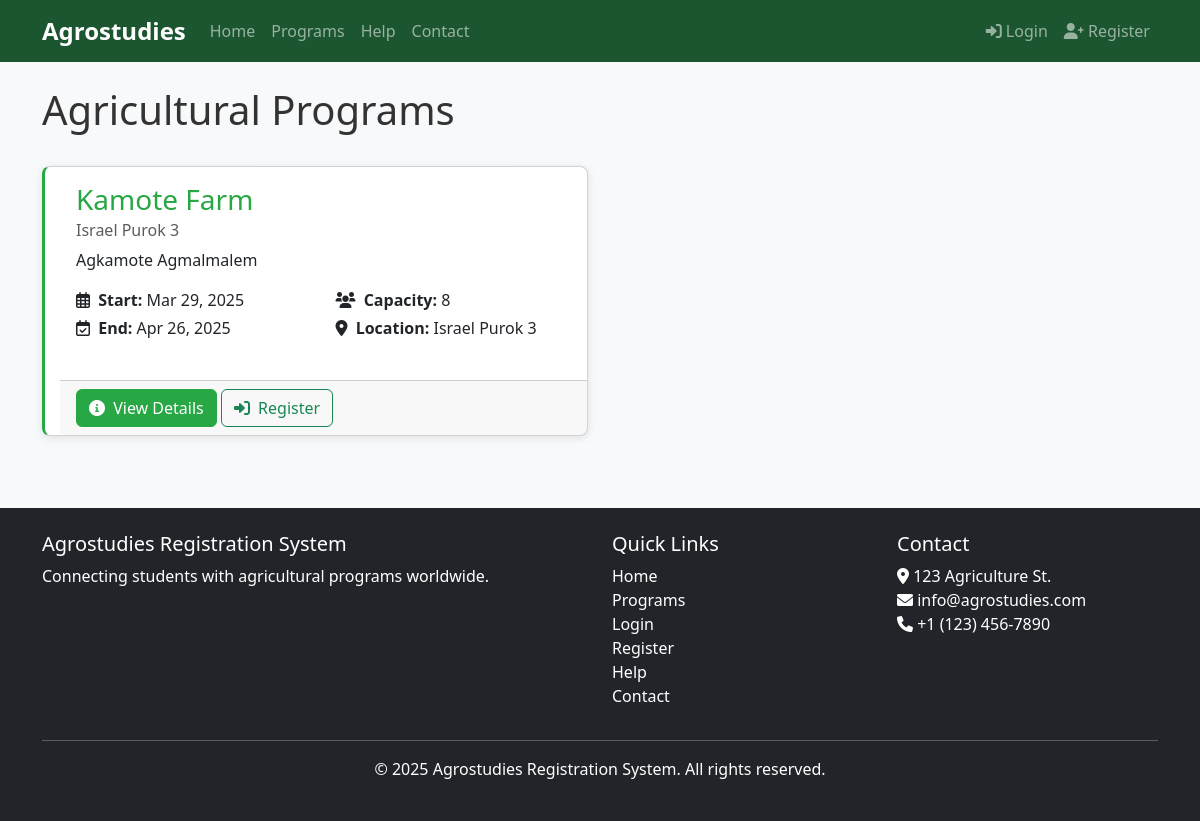
The page /programs/ on the database as committed earlier.
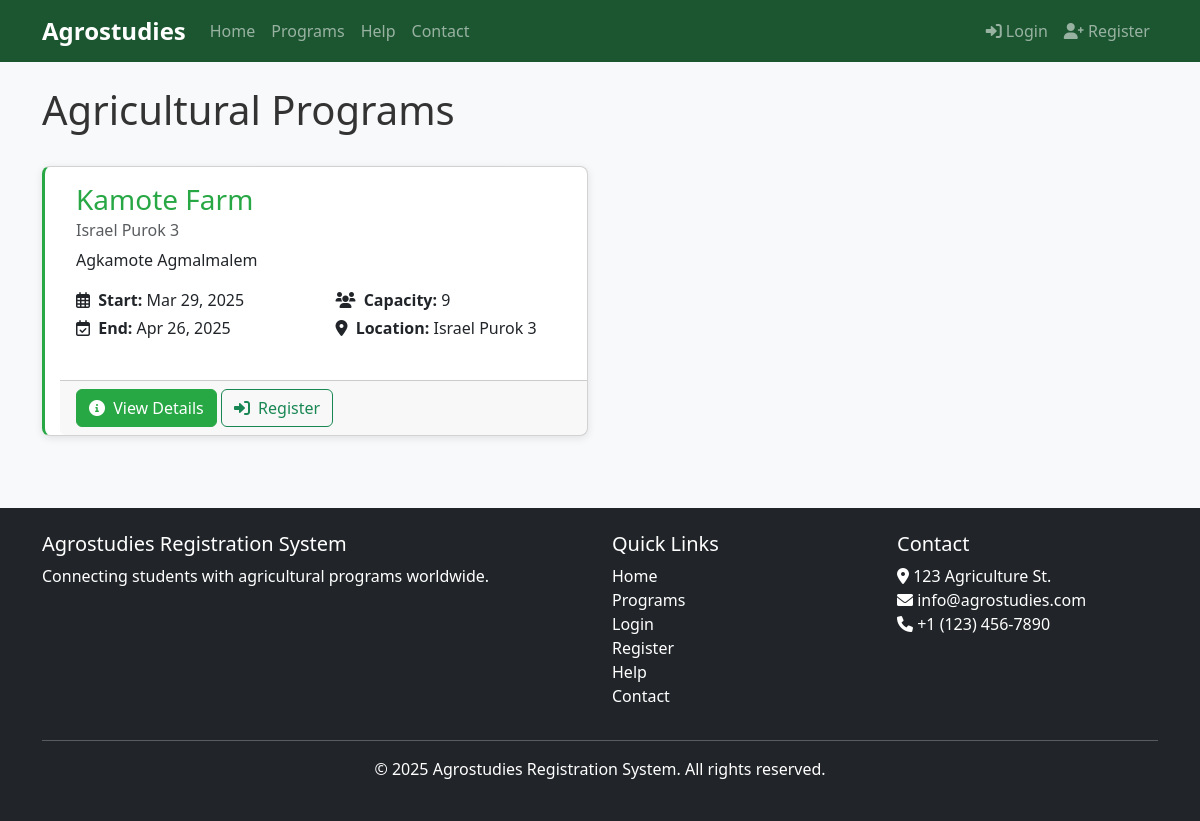
The same page on the database as committed later.
### core/models.py (models this page shows, shortened)
class AgricultureProgram(models.Model):
    title = models.CharField(max_length=200)
    description = models.TextField()
    start_date = models.DateField()
    end_date = models.DateField()
    location = models.CharField(max_length=100)
    capacity = models.PositiveIntegerField()
    created_at = models.DateTimeField(auto_now_add=True)
    updated_at = models.DateTimeField(auto_now=True)

### core/views.py (the view)
# urls.py: path('programs/', views.program_list, name='program_list'),
def program_list(request):
    programs = AgricultureProgram.objects.all().order_by('-start_date')
    paginator = Paginator(programs, 10)  # Show 10 programs per page
    page_number = request.GET.get('page')
    page_obj = paginator.get_page(page_number)
    return render(request, 'program_list.html', {'page_obj': page_obj})

### core/context_processors.py (called while the page is built)
def notification_count(request):
    if request.user.is_authenticated:
        unread_count = Notification.objects.filter(user=request.user, read=False).count()
        return {
            'unread_notifications_count': unread_count
        }
    return {
        'unread_notifications_count': 0
    }

### templates/program_list.html (shortened to what this page needs)
{% extends 'base.html' %}
{% block content %}
<div class="d-flex justify-content-between align-items-center mb-4">
    <h1>Agricultural Programs</h1>
</div>
{% if page_obj %}
    <div class="row">
        {% for program in page_obj %}
            <div class="col-md-6 mb-4">
                <div class="card h-100 program-list-item">
                    <div class="card-body">
                        <h3 class="card-title">{{ program.title }}</h3>
                        <h6 class="card-subtitle mb-2 text-muted">{{ program.location }}</h6>
                        <p class="card-text">
                            {{ program.description|truncatewords:30 }}
                        </p>
                        <div class="row">
                            <div class="col-md-6">
                                <p class="mb-1">
                                    <i class="far fa-calendar-alt me-1"></i>
                                    <strong>Start:</strong> {{ program.start_date|date:"M d, Y" }}
                                </p>
                                <p class="mb-1">
                                    <i class="far fa-calendar-check me-1"></i>
                                    <strong>End:</strong> {{ program.end_date|date:"M d, Y" }}
                                </p>
                            </div>
                            <div class="col-md-6">
                                <p class="mb-1">
                                    <i class="fas fa-users me-1"></i>
                                    <strong>Capacity:</strong> {{ program.capacity }}
                                </p>
                                <p class="mb-1">
                                    <i class="fas fa-map-marker-alt me-1"></i>
                                    <strong>Location:</strong> {{ program.location }}
                                </p>
                            </div>
                        </div>
                    </div>
                    <div class="card-footer">
                        <a href="{% url 'program_detail' program.id %}" class="btn btn-primary">
                            <i class="fas fa-info-circle me-1"></i> View Details
                        </a>
                        {% if not user.is_authenticated %}
                            <a href="{% url 'program_register' program.id %}" class="btn btn-outline-success">
                                <i class="fas fa-sign-in-alt me-1"></i> Register
                            </a>
                        {% endif %}
                    </div>
                </div>
            </div>
        {% endfor %}
    </div>
{% else %}
    <div class="alert alert-info">
        No programs are currently available. Please check back later.
    </div>
{% endif %}
{% endblock %}

Rows that differ between the two databases and show on the page:
changed AgricultureProgram "Kamote Farm": capacity "8" → "9"
